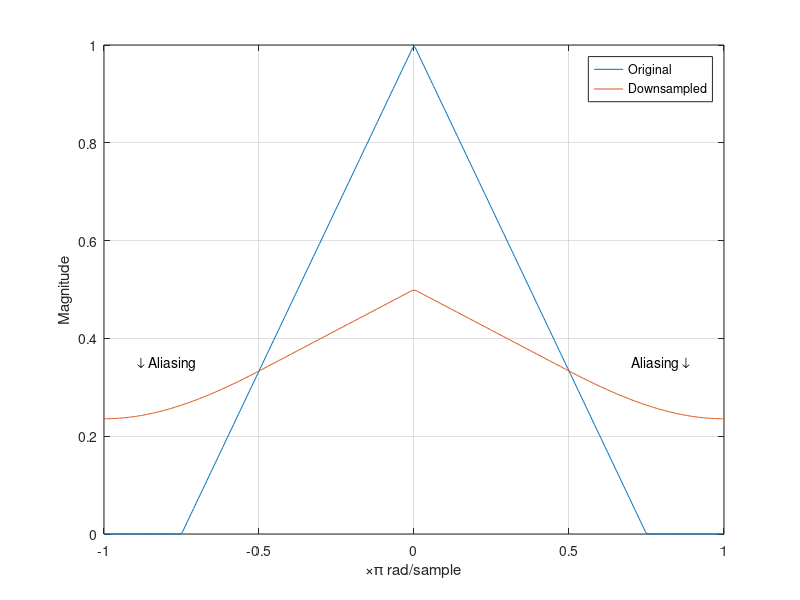

This figure's MATLAB source: (Note: this script raises an error after producing the figure.)
% ***************************************
%           Multirate example
% ***************************************
% Ericsson Nikola Tesla
% DSP Hackaton 2021
% 

close all
clear all

%% Downsampling - aliasing

%create band-limited input signal
f = [0 0.2500 0.5000 0.7500 1.0000];
a = [1.00 0.6667 0.3333 0 0];

nf = 512;
b1 = fir2(nf-1,f,a);
Hx = fftshift(freqz(b1,1,nf,'whole'));

%plot spectrum of input signal
omega = -pi:2*pi/nf:pi-2*pi/nf;
figure
plot(omega/pi,abs(Hx))
grid
xlabel('\times\pi rad/sample')
ylabel('Magnitude')

%Generate decimated signal
y = downsample(b1,2,0);
Hy = fftshift(freqz(y,1,nf,'whole'));

%Plot spectrum of decimated signal (aliasing appears)
hold on
plot(omega/pi,abs(Hy))
hold off
legend('Original','Downsampled')
text(2.5/pi*[-1 1],0.35*[1 1],{'\downarrow Aliasing','Aliasing \downarrow'}, ...
    'HorizontalAlignment','center')

%% Downsampling - decimate

f1 = 1; % frequency of first component in signal
f2 = 2; % frequency of second component in signal
R = 4; % decimation factor 
fs1=50; % sampling frequency of input signal
fs2=fs1/R; % sampling frequency of decimated signal
Nx=50; % number of discrete time points 
nx=0:Nx-1;

x=sin(2*pi*f1/fs1*nx)+sin(2*pi*f2/fs1*nx);
y=decimate(x,R);
ny=0:length(y)-1;

% spectrum of input and decimated signal
Nfft=256;
fk1=fos(Nfft, fs1);
X=fftshift(fft(x, Nfft));
fk2=fos(Nfft, fs2);
Y=fftshift(fft(y, Nfft));

figure;
subplot(2,2,1);
stem(nx,x,'b');
xlabel('n');
ylabel('x[n]');
title(['f_1=',num2str(f1),', f_2=',num2str(f2),...
', f_s_1=',num2str(fs1)]);

subplot(2,2,3);
stem(ny,y,'r'); shg;
xlabel('n');
ylabel('y[n]');
title(['f_1=',num2str(f1),', f_2=',num2str(f2),...
', R=',num2str(R), ' fs2=', fs2]);

subplot(2,2,2);
plot(fk1,20*log10(abs(X)/max(abs(X))),'b'); shg;
xlabel('f[Hz]');
ylabel('Amplitude[dB]');
title('Amplitude spectrum - input signal');
axis([-fs1/2 fs1/2 -50 0]);

subplot(2,2,4);
plot(fk2,20*log10(abs(Y)/max(abs(Y))),'r'); shg;
xlabel('f[Hz]');
ylabel('Amplitude[dB]');
title('Amplitude spectrum - decimated signal');
axis([-fs2/2 fs2/2 -50 0]);

%% Upsampling - aliasing

f = [0 0.250 0.500 0.7500 1];
a = [1.0000 0.5000 0 0 0];

nf = 512;
b = fir2(nf-1,f,a);
Hx = fftshift(freqz(b,1,nf,'whole'));

omega = -pi:2*pi/nf:pi-2*pi/nf;

figure
plot(omega/pi,abs(Hx))
grid
xlabel('\times\pi rad/sample')
ylabel('Magnitude')

y = upsample(b,2);
Hy = fftshift(freqz(y,1,nf,'whole'));

hold on
plot(omega/pi,abs(Hy))
hold off
legend('Original','Upsampled')
text(0.65*[-1 1],0.45*[1 1],{'\leftarrow Imaging','Imaging \rightarrow'}, ...
    'HorizontalAlignment','center')

%% Upsampling - interpolating with zeros

N=40; % samples number 
L=3; % interpolation factor
fs1=10; %sampling frequency input signal
fs2=L*fs1; %sampling frequency interpolated signal

f0=3; % input signal frequency 
t=(0:N-1)/fs1;

%input signal
x=cos(2*pi*f0*t);

%interpolated signal
y=upsample(x,L); % does interpolation with L zeros between each sample

% spectrum of input and interpolated signal
Nfft=256;
fk1=fos(Nfft, fs1);
X=fftshift(fft(x, Nfft));
fk2=fos(Nfft, fs2);
Y=fftshift(fft(y, Nfft));

figure;
subplot(2,2,1);
stem(x, 'b');
title('Input signal');
xlabel('n');
subplot(2,2,3);
% figure;
stem(y,'r');
title(['Zero-interpolated signal, L= ', num2str(L)]);
xlabel('n');
subplot(2,2,2);
plot(fk1,20*log10(abs(X)/max(abs(X))),'b'); shg;
xlabel('f[Hz]');
ylabel('Amplitude[dB]');
title('Amplitude spectrum - input signal');
axis([-fs1/2 fs1/2 -50 0]);
subplot(2,2,4);
plot(fk2,20*log10(abs(Y)/max(abs(Y))),'r'); shg;
xlabel('f[Hz]');
ylabel('Amplitude[dB]');
title(['Amplitude spectrum - interpolated signal, L= ', num2str(L)]);
axis([-fs2/2 fs2/2 -50 0]);